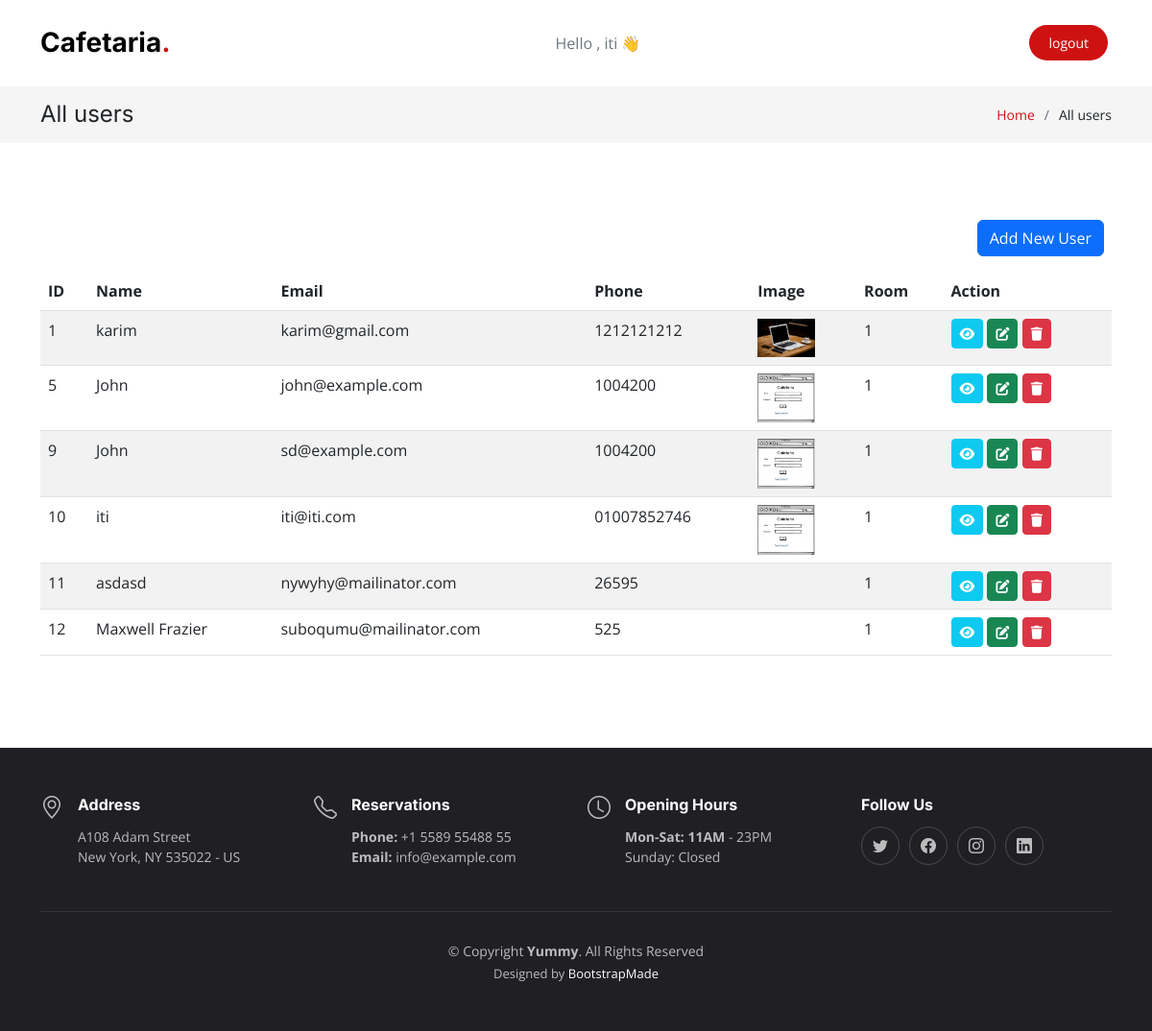
The page /views/allUsers.php (signed in) on the database as committed earlier.
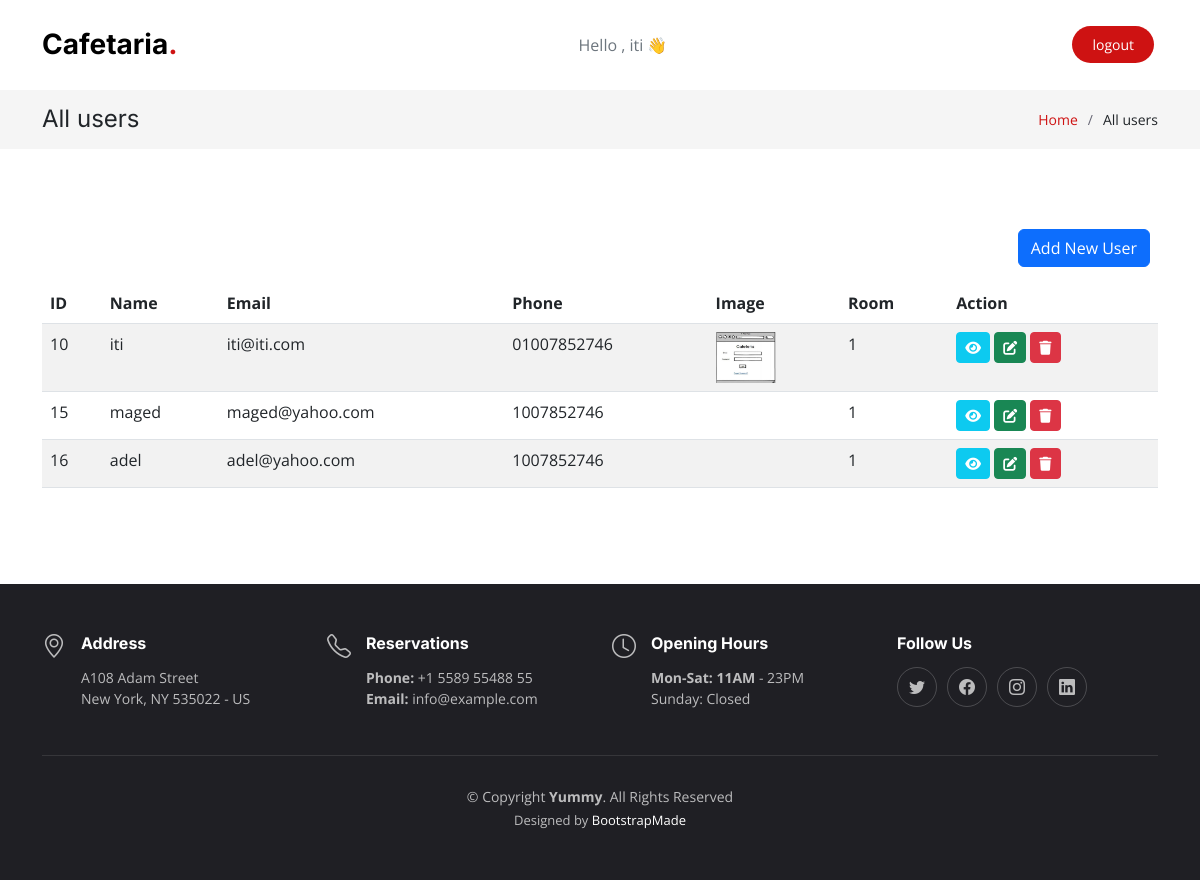
The same page on the database as committed later.
### tables this page shows
CREATE TABLE `users` (
  `id` int(11) NOT NULL,
  `room_id` int(11) NOT NULL,
  `name` varchar(50) NOT NULL,
  `email` varchar(50) NOT NULL,
  `password` int(11) NOT NULL,
  `is_admin` tinyint(1) NOT NULL DEFAULT 0,
  `phone` varchar(11) NOT NULL,
  `image` varchar(255) DEFAULT NULL
);

### controllers/UserController.php (called while the page is built, shortened)
<?php
class User
{
    public function index()
    {
        global $conn;
        $sql = "SELECT * from users";
        $result = $conn->query($sql);
        $users = [];
        if ($result->num_rows > 0) {
            while ($row = $result->fetch_assoc()) {
                array_push($users, $row);
            }
            return $users;
        } else {
            return false;
        }
    }
}

### views/allUsers.php (the view, shortened to what this page needs)
<!DOCTYPE html>
<html lang="en">
<head>
    <link href="../assets/vendor/bootstrap/css/bootstrap.min.css" rel="stylesheet" />
    <link href="../assets/vendor/bootstrap-icons/bootstrap-icons.css" rel="stylesheet" />
    <link href="../assets/vendor/aos/aos.css" rel="stylesheet" />
    <link href="../assets/vendor/glightbox/css/glightbox.min.css" rel="stylesheet" />
    <link href="../assets/vendor/swiper/swiper-bundle.min.css" rel="stylesheet" />
    <link rel="stylesheet" href="https://cdn.jsdelivr.net/npm/bootstrap@5.2.2/dist/css/bootstrap.min.css">
    <link rel="stylesheet" href="https://cdnjs.cloudflare.com/ajax/libs/font-awesome/6.2.0/css/all.min.css" />
    <link href="../assets/css/main.css" rel="stylesheet" />
</head>
<?php
include('../includes/navbar.php');
?>
<?php
include('../controllers/DBController.php');
include('../controllers/UserController.php');
$users = new User();
$users = $users->index();
?>
<main id="main">
    <div class="breadcrumbs">
        <div class="container">
            <div class="d-flex justify-content-between align-items-center">
                <h2>All users</h2>
                <ol>
                    <li><a href="index.html">Home</a></li>
                    <li>All users</li>
                </ol>
            </div>
        </div>
    </div>
    <section class="sample-page">
        <div class="container">
            <div class="d-grid gap-2 d-md-flex justify-content-md-end">
                <a class="btn btn-primary mb-3 mt-0  me-2" href="<?php echo url('views/addUser.php') ?>">
                    Add New User
                </a>
            </div>
            <div class="table-responsive">
                <table class="table table-striped">
                    <thead>
                        <th>ID</th>
                        <th>Name</th>
                        <th>Email</th>
                        <th>Phone</th>
                        <th>Image</th>
                        <th>Room</th>
                        <th>Action</th>
                    </thead>
                    <tbody>
                        <?php foreach ($users as $user) { ?>
                            <tr>
                                <td><?php echo $user["id"] ?> </td>
                                <td><?php echo $user["name"] ?> </td>
                                <td><?php echo $user["email"] ?> </td>
                                <td><?php echo $user["phone"] ?> </td>
                                <td><img width="60px" src="../uploads/<?php echo $user['image']; ?>" alt=""> </td>
                                <td><?php echo $user["room_id"] ?> </td>
                                <td>
                                    <a href="show.php?id=<?php echo $user['id']; ?>" title="show" class="btn btn-info text-white btn-sm">
                                        <i class="fas fa-eye"></i>
                                    </a>
                                    <a href="edit.php?id=<?php echo $user['id']; ?>" title="edit" class="btn btn-success text-white btn-sm">
                                        <i class="fas fa-edit"></i>
                                    </a>
                                    <a href="destroy.php?id=<?php echo $user['id']; ?>" title="Delete" class="btn btn-danger btn-sm" onclick="return confirm('Are You Sure You Want To Delete This User ?') ;">
                                        <i class="fas fa-trash"></i>
                                    </a>
                                </td>
                            </tr>
                        <?php } ?>
                    </tbody>
                </table>
            </div>
        </div>
    </section>
</main>
<?php include('../includes/footer.php'); ?>

### includes/navbar.php (shortened to what this page needs)
<?php
function Url($input = null)
{
    return "http://" . $_SERVER['HTTP_HOST'] . "/Cafeteria_project/" . $input;
}
?>
<body>
    <header id="header" class="header fixed-top d-flex align-items-center">
        <div class="container d-flex align-items-center justify-content-between">
            <a href="index.html" class="logo d-flex align-items-center me-auto me-lg-0">
                <h1>Cafetaria<span>.</span></h1>
            </a>
            <?php if (isset($_SESSION["id"])) { ?>
                <a class="nav-item nav-link disabled text-muted mx-0">Hello , <?php echo $_SESSION["name"] . " 👋" ?></a>
                <a class="btn-book-a-table mx-1" href="<?php echo url('handlers/handleLogout.php') ?>">logout</a>
            <?php } ?>
        </div>
    </header>

### includes/footer.php
<footer id="footer" class="footer">
    <div class="container">
        <div class="row gy-3">
            <div class="col-lg-3 col-md-6 d-flex">
                <i class="bi bi-geo-alt icon"></i>
                <div>
                    <h4>Address</h4>
                    <p>
                        A108 Adam Street <br />
                        New York, NY 535022 - US<br />
                    </p>
                </div>
            </div>
            <div class="col-lg-3 col-md-6 footer-links d-flex">
                <i class="bi bi-telephone icon"></i>
                <div>
                    <h4>Reservations</h4>
                    <p>
                        <strong>Phone:</strong> +1 5589 55488 55<br />
                        <strong>Email:</strong> info@example.com<br />
                    </p>
                </div>
            </div>
            <div class="col-lg-3 col-md-6 footer-links d-flex">
                <i class="bi bi-clock icon"></i>
                <div>
                    <h4>Opening Hours</h4>
                    <p>
                        <strong>Mon-Sat: 11AM</strong> - 23PM<br />
                        Sunday: Closed
                    </p>
                </div>
            </div>
            <div class="col-lg-3 col-md-6 footer-links">
                <h4>Follow Us</h4>
                <div class="social-links d-flex">
                    <a href="#" class="twitter"><i class="bi bi-twitter"></i></a>
                    <a href="#" class="facebook"><i class="bi bi-facebook"></i></a>
                    <a href="#" class="instagram"><i class="bi bi-instagram"></i></a>
                    <a href="#" class="linkedin"><i class="bi bi-linkedin"></i></a>
                </div>
            </div>
        </div>
    </div>
    <div class="container">
        <div class="copyright">
            &copy; Copyright <strong><span>Yummy</span></strong>. All Rights Reserved
        </div>
        <div class="credits">
            Designed by <a href="https://bootstrapmade.com/">BootstrapMade</a>
        </div>
    </div>
</footer>

### assets/css/main.css (style rules this page uses)
:root { --font-default: "Open Sans", system-ui, -apple-system, "Segoe UI", Roboto, "Helvetica Neue", Arial, "Noto Sans", "Liberation Sans", sans-serif, "Apple Color Emoji", "Segoe UI Emoji", "Segoe UI Symbol", "Noto Color Emoji"; --font-primary: "Amatic SC", sans-serif; --font-secondary: "Inter", sans-serif; }
:root { --color-default: #212529; --color-primary: #ce1212; --color-secondary: #37373f; }
:root { scroll-behavior: smooth; }
body { font-family: var(--font-default); color: var(--color-default); }
a { color: var(--color-primary); text-decoration: none; }
h1, h2, h3, h4, h5, h6 { font-family: var(--font-secondary); }
section { overflow: hidden; padding: 80px 0; }
.breadcrumbs { padding: 15px 0; background: rgba(55, 55, 63, 0.05); margin-top: 90px; }
.breadcrumbs h2 { font-size: 24px; font-weight: 400; margin: 0; }
.breadcrumbs ol { display: flex; flex-wrap: wrap; list-style: none; padding: 0; margin: 0; font-size: 14px; }
.breadcrumbs ol li+li { padding-left: 10px; }
.breadcrumbs ol li+li::before { display: inline-block; padding-right: 10px; color: #676775; content: "/"; }
.header { background: #fff; transition: all 0.5s; z-index: 997; height: 90px; border-bottom: 1px solid #fff; }
.header .logo h1 { font-size: 28px; font-weight: 700; color: #000; margin: 0; font-family: var(--font-secondary); }
.header .logo h1 span { color: var(--color-primary); }
.header .btn-book-a-table, .header .btn-book-a-table:focus { font-size: 14px; color: #fff; background: var(--color-primary); padding: 8px 20px; margin-left: 30px; border-radius: 50px; transition: 0.3s; }
section { scroll-margin-top: 90px; }
.footer { font-size: 14px; background-color: #1f1f24; padding: 50px 0; color: rgba(255, 255, 255, 0.7); }
.footer .icon { margin-right: 15px; font-size: 24px; line-height: 0; }
.footer h4 { font-size: 16px; font-weight: bold; position: relative; padding-bottom: 5px; color: #fff; }
.footer .footer-links { margin-bottom: 30px; }
.footer .social-links a { display: flex; align-items: center; justify-content: center; width: 40px; height: 40px; border-radius: 50%; border: 1px solid rgba(255, 255, 255, 0.2); font-size: 16px; color: rgba(255, 255, 255, 0.7); margin-right: 10px; transition: 0.3s; }
.footer .copyright { text-align: center; padding-top: 30px; border-top: 1px solid rgba(255, 255, 255, 0.1); }
.footer .credits { padding-top: 4px; text-align: center; font-size: 13px; }
.footer .credits a { color: #fff; }

Rows that differ between the two databases and show on the page:
removed users: id "1", name "karim", email "karim@gmail.com", phone "1212121212", image (picture), room "1"
removed users: id "5", name "John", email "john@example.com", phone "1004200", image (picture), room "1"
removed users: id "9", name "John", email "sd@example.com", phone "1004200", image (picture), room "1"
removed users: id "11", name "asdasd", email "nywyhy@mailinator.com", phone "26595", room "1"
removed users: id "12", name "Maxwell Frazier", email "suboqumu@mailinator.com", phone "525", room "1"
added users: id "15", name "maged", email "maged@yahoo.com", phone "1007852746", room "1"
added users: id "16", name "adel", email "adel@yahoo.com", phone "1007852746", room "1"
